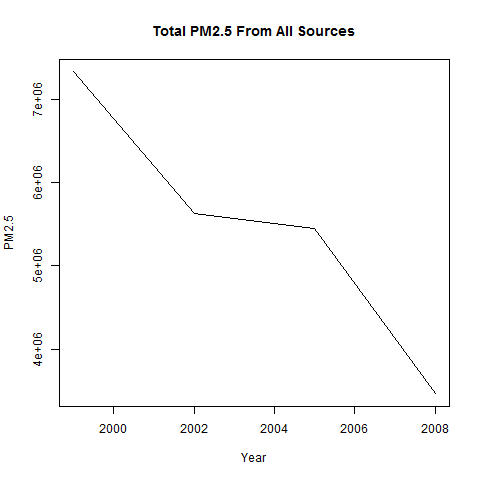

Write R code to recreate this figure.
# 1. Have total emissions from PM2.5 decreased in the United States from 1999 to 2008? Using the base plotting system, make a plot showing the total PM2.5 emission from all sources for each of the years 1999, 2002, 2005, and 2008.

a <- tapply(NEI$Emissions, NEI$year, sum)

png("plot1.png")
plot(names(a), a,type = "l", main = "Total PM2.5 From All Sources", xlab = "Year", ylab = "PM2.5")
dev.off()
# Emissions have decreased